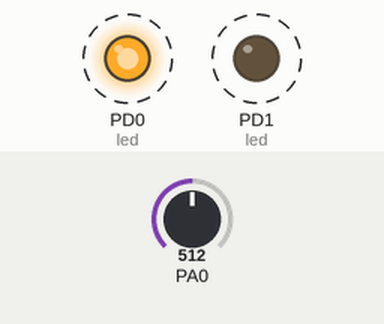
A program run on a simulated ATmega32, built with avr-gcc and emulated at 8 MHz. Shown: output pins drawn as LEDs (lit = HIGH). Dashed ring = blinking. Inputs (shaded band) come from the test bench; at power-on: PA0 = 512.

Above: at 0.5 s.
Timing chart, 0 to 4.6 s (numbered marks = the images above):
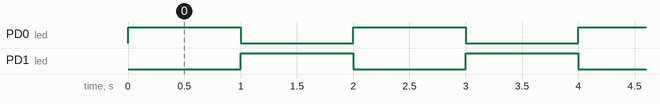

Measured:
- by itself, PD0 (led), PD1 (led): alternates HIGH for 1.0 s and LOW for 1.0 s

The program:

ADC_interrupt.c
```c
/*
 * ADC_interrupt.c
 *
 * Created: 11/27/2021 3:52:40 PM
 *  Author: lenovo
 */


#include <avr/io.h>
#include <avr/interrupt.h>
#include "ADC.h"
#include "LEDD.h"
#define F_CPU 8000000UL
#include <util/delay.h>
#include "macro.h"
int main(void)
{
	ADC_init();
	sei();
	SET_BIT(ADCSRA,ADIE);
	led_init('D',0);
	led_init('D',1);
    while(1)
    {
       SET_BIT(ADCSRA,ADSC);
	   _delay_ms(0.5);// freq-1/125000=8*10^-6 >>> 8*10^-6*13=1.04*10^-4 ...> time for ADC to stop conversion--> so use delay
	   PORTD=0x02;
	   _delay_ms(1000);// on led 1 off led2
     }
}
ISR(ADC_vect)
{
	PORTD=0x01;
	_delay_ms(1000);//on led 2 off led 1
}
```

ADC_func.c
```c
/*
 * ADC_func.c
 *
 * Created: 11/27/2021 2:44:15 PM
 *  Author: lenovo
 */
#include <avr/io.h>
#include "macro.h"

void ADC_init(void)
{
	SET_BIT(ADMUX,REFS0); //reference voltage ---AVCC=5v
	SET_BIT(ADCSRA,ADEN);//enable adc
	SET_BIT(ADCSRA,ADPS2);
	SET_BIT(ADCSRA,ADPS1);// division factor 64 --> frequency 125KHZ

}
unsigned short ADC_read(void)
{
	unsigned short read_val;
	SET_BIT(ADCSRA,ADSC);
	while(READ_BIT(ADCSRA,ADIF)==0);
	//while(IS_BIT_CLR(ADCSRA,ADIF));// if bit ADIF=0 ---> condition is true ...> return 1 till it becomes 1 it exist from loop
	SET_BIT(ADCSRA,ADIF);//clear bit
	read_val=(ADCL);
	read_val|=(ADCH<<8);
	return read_val;
}
```

ADC.h
```c
/*
 * ADC.h
 *
 * Created: 11/27/2021 2:43:39 PM
 *  Author: lenovo
 */


#ifndef ADC_H_
#define ADC_H_
void ADC_init(void);
unsigned short ADC_read(void);


#endif /* ADC_H_ */
```

LEDD.c
```c
/*
 * LEDD.c
 *
 * Created: 10/5/2021 9:24:41 PM
 *  Author: lenovo
 */


#include <avr/io.h>
#include "DIO.h"
#include "LEDD.h"
void led_init(char port, char pin)
{
	DIO_SET_PIN_DIR(port,pin,1);
}
void led_on(char port,char pin)
{
	DIO_WRITE_PIN(port,pin,1);
}
void led_off(char port,char pin)
{
	DIO_WRITE_PIN(port,pin,0);
}
void led_toggle(char port,char pin)
{
	DIO_TOGGLE_PIN(port,pin);
}
char led_read_status(char port,char pin)
{
	return DIO_READ_PIN(port,pin);
}
```

LEDD.h
```c
/*
 * IncFile1.h
 *
 * Created: 10/5/2021 9:25:57 PM
 *  Author: lenovo
 */


#ifndef LEDD_H_
#define LEDD_H_
void led_init(char port, char pin);
void led_on(char port,char pin);
void led_off(char port,char pin);

void led_toggle(char port,char pin);
char led_read_status(char port,char pin);


#endif /* INCFILE1_H_ */
```

macro.h
```c
/*
 * IncFile1.h
 *
 * Created: 9/24/2021 12:18:29 PM
 *  Author: lenovo
 */


#define REGISTER_SIZE 8
#define SET_BIT(reg,bit) reg|=(1<<bit)
#define CLR_BIT(reg,bit) reg&=(~(1<<bit))
#define TOG_BIT(reg,bit) reg^=(1<<bit)
#define READ_BIT(reg,bit) ((reg&(1<<bit))>>bit)
#define IS_BIT_SET(reg,bit) (reg&(1<<bit))>>bit
#define IS_BIT_CLR(reg,bit) !(reg&(1<<bit))>>bit
#define ROR(reg,num) reg=(reg<<(REGISTER_SIZE-num))|(reg>>(num))
#define ROL(reg,num) reg=(reg>>(REGISTER_SIZE-num))|(reg<<(num))
```

DIO.c
```c
/*
 * DIO.c
 *
 * Created: 10/3/2021 2:57:34 PM
 *  Author: lenovo
 */


#include <avr/io.h>
#include "macro.h"


void DIO_SET_PIN_DIR(char port, char pin, char dir)
{
	switch(port)
	{
		case'A':
		case'a':
		if(dir==1)
		{
			SET_BIT(DDRA,pin);

        }
		else
		{
			CLR_BIT(DDRA,pin);
		}
		break;
		case'B':
		case'b':
		if(dir==1)
		{
			SET_BIT(DDRB,pin);

		}
		else
		{
			CLR_BIT(DDRB,pin);
		}
		break;
		case'C':
		case'c':
		if(dir==1)
		{
			SET_BIT(DDRC,pin);

		}
		else
		{
			CLR_BIT(DDRC,pin);
		}
		break;
		case'D':
		case'd':
		if(dir==1)
		{
			SET_BIT(DDRD,pin);

		}
		else
		{
			CLR_BIT(DDRD,pin);
		}
		break;
	}
}
void DIO_WRITE_PIN(char port,char pin, char val)
{
	switch(port)
	{
		case'A':
		case'a':
		if(val==1)
		{
			SET_BIT(PORTA,pin);
		}
		else
		{
			CLR_BIT(PORTA,pin);
		}
		break;
			case'B':
			case'b':
			if(val==1)
			{
				SET_BIT(PORTB,pin);
			}
			else
			{
				CLR_BIT(PORTB,pin);
			}
			break;
			case'C':
			case'c':
			if(val==1)
			{
				SET_BIT(PORTC,pin);
			}
			else
			{
				CLR_BIT(PORTC,pin);
			}
			break;
				case'D':
				case'd':
				if(val==1)
				{
					SET_BIT(PORTD,pin);
				}
				else
				{
					CLR_BIT(PORTD,pin);
				}
				break;
	}
}
void DIO_TOGGLE_PIN(char port,char pin)
{
	switch(port)
	{
		case'A':
		case'a':
		TOG_BIT(PORTA,pin);
		break;
		case'B':
		case'b':
		TOG_BIT(PORTB,pin);
		break;
		case'C':
		case'c':
		TOG_BIT(PORTC,pin);
		break;
		case'D':
		case'd':
		TOG_BIT(PORTD,pin);
		break;
	}
}
char DIO_READ_PIN(char port,char pin)
{
	unsigned char value;
	switch(port)
	{
	case'A':
	case'a':
	value=READ_BIT(PINA,pin);
	break;
	case'B':
	case'b':
	value=READ_BIT(PINB,pin);
	break;
	case'C':
	case'c':
	value=READ_BIT(PINC,pin);
	break;
	case'D':
	case'd':
	value=READ_BIT(PIND,pin);
	break;
	}
	return value;
}
void DIO_SET_PORT_DIR(char port,char dir)
{
	switch(port)
	{
	case'A':
	case'a':
	DDRA=dir;
	break;
	case'B':
	case'b':
	DDRB=dir;
	break;
	case'C':
	case'c':
	DDRC=dir;
	break;
	case'D':
	case'd':
	DDRD=dir;
	break;
	}
}
void DIO_WRITE_PORT(char port, char val)
{
	switch(port)
	{
		case'A':
		case'a':
		PORTA=val;
		break;
		case'B':
		case'b':
		PORTB=val;
		break;
		case'C':
		case'c':
		PORTC=val;
		break;
		case'D':
		case'd':
		PORTD=val;
		break;
	}
}
char DIO_READ_PORT(char port)
{
	unsigned char value;
	switch(port)
	{
		case'A':
		case'a':
		value=PINA;
		break;
		case'B':
		case'b':
		value=PINB;
		break;
		case'C':
		case'c':
		value=PINC;
		break;
		case'D':
		case'd':
		value=PIND;
		break;
	}
	return value;
}
void TOGGLE_PORT(char port)
{
	switch(port)
	{
		case'A':
		case'a':
		PORTA =~PORTA;
		break;
		case'B':
		case'b':
		PORTB =~PORTB;
		break;
		case'C':
		case'c':
		PORTC =~PORTC;
		break;
		case'D':
		case'd':
		PORTD =~PORTD;
		break;
	}
}
```

DIO.h
```c
/*
 * IncFile1.h
 *
 * Created: 10/3/2021 2:58:05 PM
 *  Author: lenovo
 */


#ifndef DIO_H_
#define DIO_H_

void DIO_SET_PIN_DIR(char port, char pin, char dir);
void DIO_WRITE_PIN(char port,char pin, char val);
void DIO_TOGGLE_PIN(char port,char pin);
char DIO_READ_PIN(char port,char pin);
void DIO_SET_PORT_DIR(char pin,char dir);
void DIO_WRITE_PORT(char port, char val);
char DIO_READ_PORT(char port);
void TOGGLE_PORT(char port);


#endif /* INCFILE1_H_ */
```
